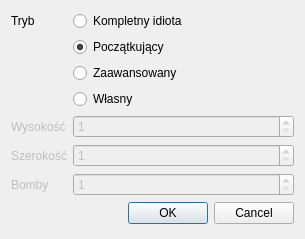
<?xml version="1.0" encoding="UTF-8"?>
<ui version="4.0">
 <class>Dialog</class>
 <widget class="QDialog" name="Dialog">
  <property name="geometry">
   <rect>
    <x>0</x>
    <y>0</y>
    <width>305</width>
    <height>239</height>
   </rect>
  </property>
  <property name="windowTitle">
   <string>Nowa gra</string>
  </property>
  <property name="modal">
   <bool>true</bool>
  </property>
  <layout class="QFormLayout" name="formLayout">
   <property name="fieldGrowthPolicy">
    <enum>QFormLayout::AllNonFixedFieldsGrow</enum>
   </property>
   <item row="0" column="0">
    <widget class="QLabel" name="label">
     <property name="text">
      <string>Tryb</string>
     </property>
    </widget>
   </item>
   <item row="0" column="1">
    <widget class="QRadioButton" name="idiotButton">
     <property name="text">
      <string>Kompletny idiota</string>
     </property>
    </widget>
   </item>
   <item row="1" column="1">
    <widget class="QRadioButton" name="beginnerButton">
     <property name="text">
      <string>Początkujący</string>
     </property>
     <property name="checked">
      <bool>true</bool>
     </property>
    </widget>
   </item>
   <item row="2" column="1">
    <widget class="QRadioButton" name="advancedButton">
     <property name="text">
      <string>Zaawansowany</string>
     </property>
    </widget>
   </item>
   <item row="3" column="1">
    <widget class="QRadioButton" name="ownButton">
     <property name="text">
      <string>Własny</string>
     </property>
    </widget>
   </item>
   <item row="4" column="0">
    <widget class="QLabel" name="label_2">
     <property name="enabled">
      <bool>false</bool>
     </property>
     <property name="text">
      <string>Wysokość</string>
     </property>
    </widget>
   </item>
   <item row="4" column="1">
    <widget class="QSpinBox" name="heightBox">
     <property name="enabled">
      <bool>false</bool>
     </property>
     <property name="minimum">
      <number>1</number>
     </property>
    </widget>
   </item>
   <item row="5" column="0">
    <widget class="QLabel" name="label_3">
     <property name="enabled">
      <bool>false</bool>
     </property>
     <property name="text">
      <string>Szerokość</string>
     </property>
    </widget>
   </item>
   <item row="5" column="1">
    <widget class="QSpinBox" name="widthBox">
     <property name="enabled">
      <bool>false</bool>
     </property>
     <property name="minimum">
      <number>1</number>
     </property>
    </widget>
   </item>
   <item row="6" column="0">
    <widget class="QLabel" name="label_4">
     <property name="enabled">
      <bool>false</bool>
     </property>
     <property name="text">
      <string>Bomby</string>
     </property>
    </widget>
   </item>
   <item row="6" column="1">
    <widget class="QSpinBox" name="numOfMinesBox">
     <property name="enabled">
      <bool>false</bool>
     </property>
     <property name="minimum">
      <number>1</number>
     </property>
    </widget>
   </item>
   <item row="7" column="0" colspan="2">
    <widget class="QDialogButtonBox" name="buttonBox">
     <property name="orientation">
      <enum>Qt::Horizontal</enum>
     </property>
     <property name="standardButtons">
      <set>QDialogButtonBox::Cancel|QDialogButtonBox::Ok</set>
     </property>
    </widget>
   </item>
  </layout>
 </widget>
 <resources/>
 <connections>
  <connection>
   <sender>buttonBox</sender>
   <signal>accepted()</signal>
   <receiver>Dialog</receiver>
   <slot>accept()</slot>
   <hints>
    <hint type="sourcelabel">
     <x>227</x>
     <y>221</y>
    </hint>
    <hint type="destinationlabel">
     <x>157</x>
     <y>211</y>
    </hint>
   </hints>
  </connection>
  <connection>
   <sender>buttonBox</sender>
   <signal>rejected()</signal>
   <receiver>Dialog</receiver>
   <slot>reject()</slot>
   <hints>
    <hint type="sourcelabel">
     <x>295</x>
     <y>225</y>
    </hint>
    <hint type="destinationlabel">
     <x>286</x>
     <y>211</y>
    </hint>
   </hints>
  </connection>
  <connection>
   <sender>ownButton</sender>
   <signal>toggled(bool)</signal>
   <receiver>heightBox</receiver>
   <slot>setEnabled(bool)</slot>
   <hints>
    <hint type="sourcelabel">
     <x>135</x>
     <y>95</y>
    </hint>
    <hint type="destinationlabel">
     <x>127</x>
     <y>120</y>
    </hint>
   </hints>
  </connection>
  <connection>
   <sender>ownButton</sender>
   <signal>toggled(bool)</signal>
   <receiver>widthBox</receiver>
   <slot>setEnabled(bool)</slot>
   <hints>
    <hint type="sourcelabel">
     <x>92</x>
     <y>95</y>
    </hint>
    <hint type="destinationlabel">
     <x>99</x>
     <y>152</y>
    </hint>
   </hints>
  </connection>
  <connection>
   <sender>ownButton</sender>
   <signal>toggled(bool)</signal>
   <receiver>numOfMinesBox</receiver>
   <slot>setEnabled(bool)</slot>
   <hints>
    <hint type="sourcelabel">
     <x>187</x>
     <y>97</y>
    </hint>
    <hint type="destinationlabel">
     <x>198</x>
     <y>183</y>
    </hint>
   </hints>
  </connection>
  <connection>
   <sender>ownButton</sender>
   <signal>toggled(bool)</signal>
   <receiver>label_2</receiver>
   <slot>setEnabled(bool)</slot>
   <hints>
    <hint type="sourcelabel">
     <x>82</x>
     <y>96</y>
    </hint>
    <hint type="destinationlabel">
     <x>47</x>
     <y>124</y>
    </hint>
   </hints>
  </connection>
  <connection>
   <sender>ownButton</sender>
   <signal>toggled(bool)</signal>
   <receiver>label_3</receiver>
   <slot>setEnabled(bool)</slot>
   <hints>
    <hint type="sourcelabel">
     <x>183</x>
     <y>95</y>
    </hint>
    <hint type="destinationlabel">
     <x>24</x>
     <y>157</y>
    </hint>
   </hints>
  </connection>
  <connection>
   <sender>ownButton</sender>
   <signal>toggled(bool)</signal>
   <receiver>label_4</receiver>
   <slot>setEnabled(bool)</slot>
   <hints>
    <hint type="sourcelabel">
     <x>244</x>
     <y>96</y>
    </hint>
    <hint type="destinationlabel">
     <x>14</x>
     <y>182</y>
    </hint>
   </hints>
  </connection>
 </connections>
</ui>
